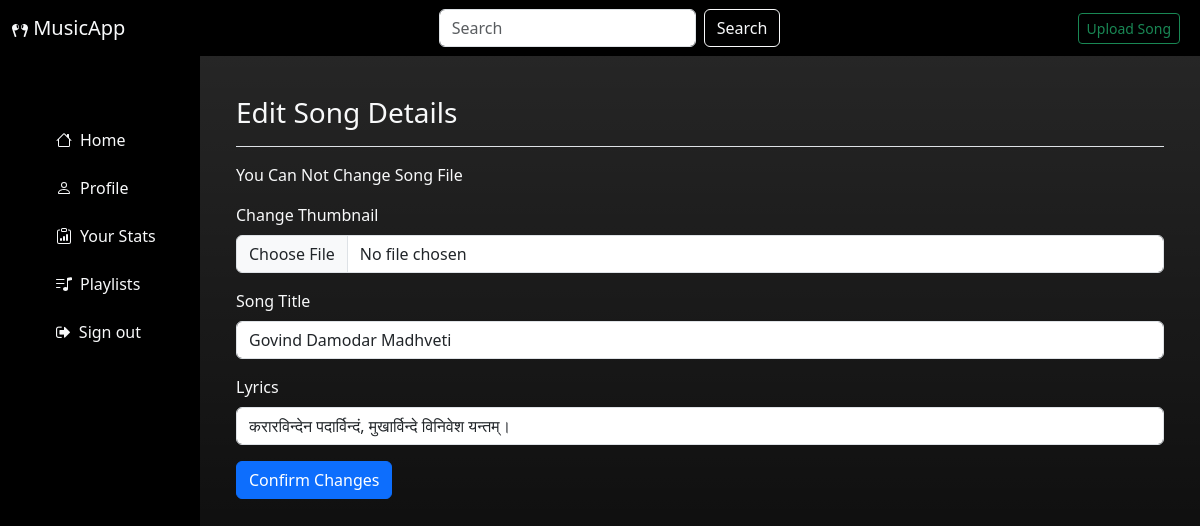
Screenshot of /song/edit/1 (signed in) with the database file from the repository.
### models.py (models this page shows)
class Song(db.Model):
    __tablename__ = 'songs'
    _id = db.Column("id", db.Integer, autoincrement=True,primary_key=True)
    name = db.Column("name", db.String(), nullable=False)
    lyrics = db.Column("lyrics", db.String(), nullable=True)
    date_created = db.Column("date_created", db.String(), nullable=False)
    duration = db.Column("duration", db.String(), nullable=False)
    path = db.Column("path", db.String(), nullable=False)
    img = db.Column("img", db.String(), nullable=True)
    created_by = db.Column("created_by", db.Integer, db.ForeignKey('users.id'))
    liked_by =  db.relationship('User', secondary = user_likes_song, back_populates='liked_songs')
    disliked_by =  db.relationship('User', secondary = user_dislikes_song, back_populates='disliked_songs')
    part_of = db.relationship('Album', secondary = album_songs, back_populates='songs')

### controllers.py (the view, shortened to what this page needs)
@app.route('/song/edit/<int:songid>', methods=['GET', 'POST'])
@log_req
@ifban
def edit_song(songid):
    email_id = session["email"]
    user = User.query.filter_by(email=email_id).first()
    song = Song.query.filter_by(_id=songid).first()
    return render_template('edit_song.html', user=user, song=song)

### controllers.py (called while the page is built)
def ifban(func):
    @wraps(func)
    def inner(*args, **kwargs):
        email_id = session["email"]
        user = User.query.filter_by(email=email_id).first()
        if user.ban == 'True':
            return redirect(url_for("baned"))
        return func(*args, **kwargs)
    return inner

def log_req(func):
    @wraps(func)
    def inner(*args, **kwargs):
        if 'email' not in session:
            return redirect(url_for("login"))
        return func(*args, **kwargs)
    return inner

### templates/edit_song.html (shortened to what this page needs)
{% extends 'user_dashboard.html' %}
{% block edit_song %}
{{playlist_title('Edit Song Details')}}
<form style="margin-top: 5px;" method="post" action="/song/edit/{{ song._id }}"  enctype="multipart/form-data">
    <p>You Can Not Change Song File</p>
    <div class="mb-3">
        <label for="image" class="form-label">Change Thumbnail</label>
        <input type="file" class="form-control" name="image" id="image"  aria-describedby="">
    </div>
    <div class="mb-3">
        <label for="name" class="form-label">Song Title</label>
        <input type="text" name="name" class="form-control" id="name" value="{{ song.name }}" aria-describedby="emailHelp">
    </div>
    <div class="mb-3">
        <label for="lyrics" class="form-label">Lyrics</label>
        <input type="textarea" name="lyrics" value="{{ song.lyrics }}" class="form-control" id="lyrics">
    </div>
    <button type="submit" class="btn btn-primary">Confirm Changes</button>
</form>
{% endblock %}

### rows the page displays
Song: name "Govind Damodar Madhveti", lyrics "करारविन्देन पदार्विन्दं, मुखार्विन्दे विनिवेश यन्तम्।"

### other values shown
{{ name }} "Edit Song Details"
